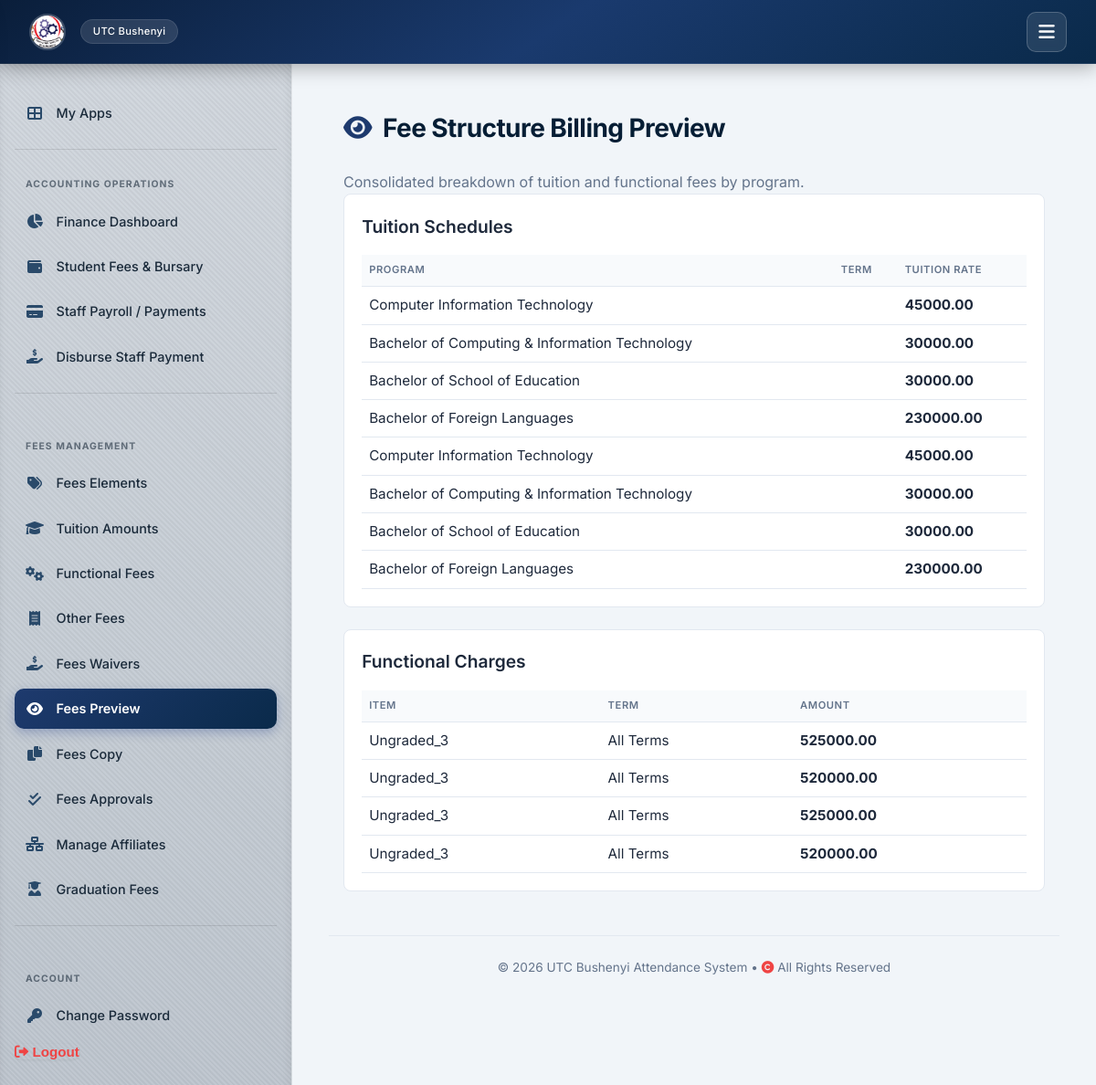
The app's page /fees/preview/ (signed in), older data.
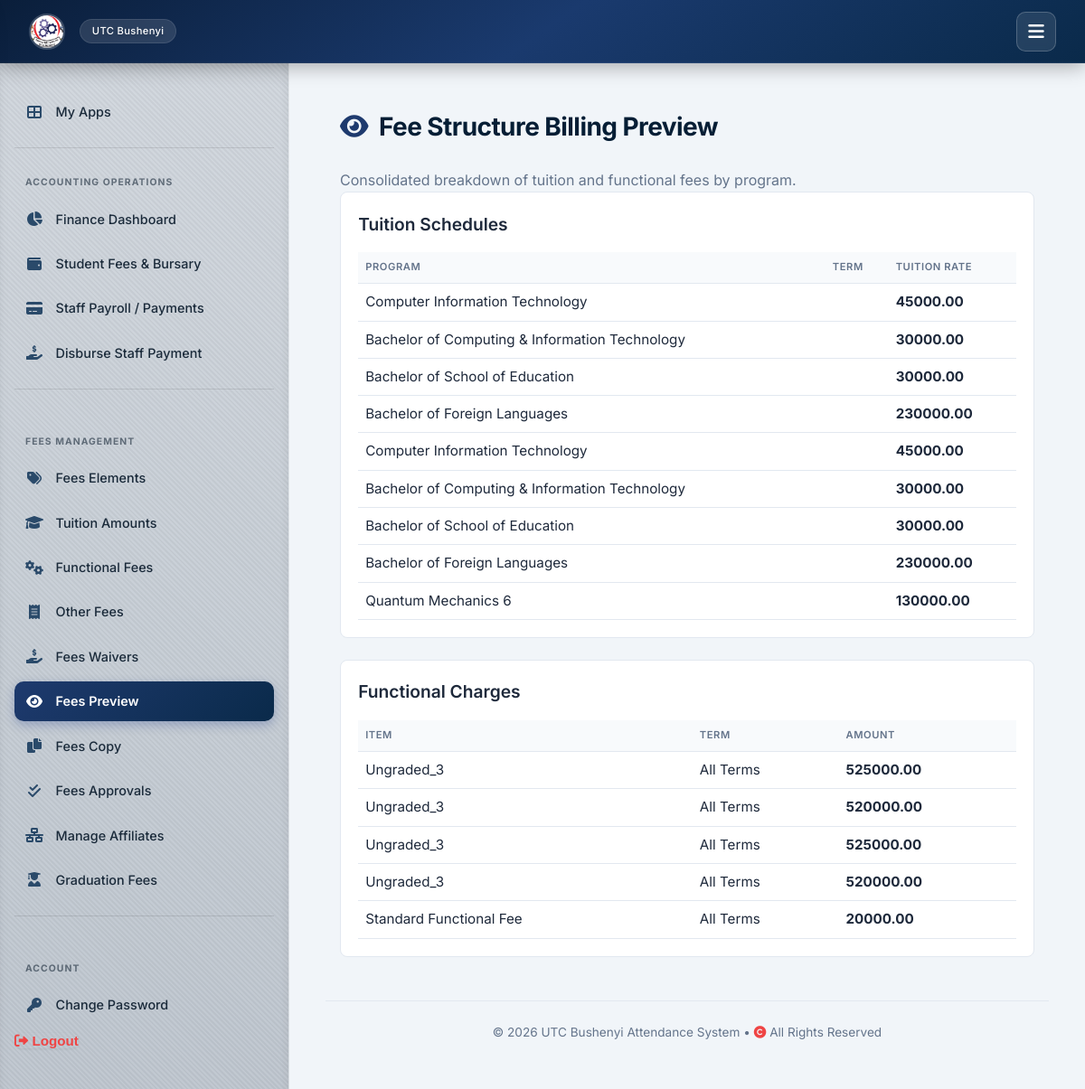
The same page, newer data.
### attendance/models.py (models this page shows, shortened)
class TuitionAmount(models.Model):
    course = models.ForeignKey(Course, on_delete=models.CASCADE, related_name='tuition_amounts')
    term = models.ForeignKey(AcademicTerm, on_delete=models.CASCADE, related_name='tuition_amounts')
    fee_element = models.ForeignKey(FeeElement, on_delete=models.CASCADE, related_name='tuition_amounts', null=True, blank=True)
    amount = models.DecimalField(max_digits=12, decimal_places=2, default=Decimal('0.00'))
    is_approved = models.BooleanField(default=False)
    class Meta:
        unique_together = ('course', 'term', 'fee_element')

class Course(models.Model):
    APPROVAL_STATUS_CHOICES = [
        ('PENDING', 'Pending'),
        ('APPROVED', 'Approved'),
        ('REJECTED', 'Rejected'),
    ]
    STUDY_LEVEL_CHOICES = [
        ('CERTIFICATE', 'Certificate'),
        ('DIPLOMA', 'Diploma'),
        ('HIGHER DIPLOMA', 'Higher Diploma'),
        ('DEGREE', 'Degree'),
    ]
    code = models.CharField(max_length=20, primary_key=True, help_text="Maps to 'programme_code'.")
    name = models.CharField(max_length=255, help_text="Maps to 'programme_title'.")
    department = models.ForeignKey(Department, on_delete=models.SET_NULL, null=True, blank=True, related_name='courses')
    is_modular = models.BooleanField(
        default=False,
        help_text="Maps to 'is_modular' - whether the programme can be taken/enrolled module-by-module rather than as a full programme."
    )
    create_approval_status = models.CharField(
        max_length=20, choices=APPROVAL_STATUS_CHOICES, default='PENDING',
        help_text="Maps to 'create_approval_status' - approval state of this programme record in the source system."
    )
    duration_measure = models.CharField(
        max_length=20, default='YEAR', blank=True, null=True,
        help_text="Maps to 'duration_measure', e.g. YEAR. The unit that ProgrammeSetting.duration_years is counted in."
    )
    duration_measure_source_id = models.CharField(
        max_length=20, blank=True, null=True,
        help_text="Maps to 'duration_measure_id' - the source system's internal lookup id for duration_measure."
    )
    duration_measure_label = models.CharField(
        max_length=50, blank=True, null=True,
        help_text="Maps to 'duration_measure_label'. Always blank in the ALL_Programmes export seen so far, kept for forward compatibility."
    )
    study_level = models.CharField(
        max_length=30, choices=STUDY_LEVEL_CHOICES, blank=True, null=True,
        help_text="Maps to 'study_level', e.g. DIPLOMA, HIGHER DIPLOMA, CERTIFICATE."
    )
    study_level_source_id = models.CharField(
        max_length=20, blank=True, null=True,
        help_text="Maps to 'programme_study_level_id' - the source system's internal lookup id for study_level."
    )
    study_level_label = models.CharField(
        max_length=50, blank=True, null=True,
        help_text="Maps to 'study_level_label'. Always blank in the ALL_Programmes export seen so far, kept for forward compatibility."
    )
    award = models.CharField(
        max_length=100, blank=True, null=True,
        help_text="Maps to 'award' - the qualification awarded on completion. Mirrors study_level in the exports seen so far, but modelled separately since the source treats them as distinct fields."
    )
    award_label = models.CharField(
        max_length=100, blank=True, null=True,
        help_text="Maps to 'award_label'. Always blank in the ALL_Programmes export seen so far, kept for forward compatibility."
    )
    version_title = models.CharField(
        max_length=100, blank=True, null=True,
        help_text="Maps to 'version_title' - curriculum version label from the source system, when set."
    )

class FunctionalFee(models.Model):
    element = models.ForeignKey(FeeElement, on_delete=models.CASCADE, limit_choices_to={'fee_type': 'FUNCTIONAL'})
    course = models.ForeignKey(Course, on_delete=models.CASCADE, null=True, blank=True, help_text="Leave blank if standard for all programs")
    term = models.ForeignKey(AcademicTerm, on_delete=models.CASCADE, related_name='functional_fees')
    amount = models.DecimalField(max_digits=12, decimal_places=2, default=Decimal('0.00'))
    is_mandatory = models.BooleanField(default=True)

class FeeElement(models.Model):
    ELEMENT_TYPES = [
        ('TUITION', 'Tuition Fee'),
        ('FUNCTIONAL', 'Functional Fee'),
        ('OTHER', 'Other / Sundry Fee'),
        ('GRADUATION', 'Graduation Fee'),
    ]
    code = models.CharField(max_length=30, unique=True)
    name = models.CharField(max_length=255)
    fee_type = models.CharField(max_length=20, choices=ELEMENT_TYPES, default='FUNCTIONAL')
    description = models.TextField(blank=True, null=True)
    is_active = models.BooleanField(default=True)

### attendance/views_admin.py (the view)
# urls.py: path('fees/preview/', views_admin.fees_preview, name='fees_preview'),
@login_required
def fees_preview(request):
    tuitions = TuitionAmount.objects.select_related('course', 'term').all()
    functionals = FunctionalFee.objects.select_related('element', 'term').all()
    return render(request, 'attendance/fees_preview.html', {'tuitions': tuitions, 'functionals': functionals, 'active_tab': 'preview'})

### attendance/context_processors.py (called while the page is built)
def institution_info(request):
    return {'institution': Institution.objects.first()}

### templates/attendance/fees_preview.html
{% extends 'attendance/base.html' %}
{% block content %}
{% block sidebar %}
{% include "attendance/sidebar.html" %}
{% endblock %}
<div style="display: flex; gap: 1.5rem;">
    <div style="flex: 1; padding: 1rem;">
        <h2><i class="fas fa-eye"></i> Fee Structure Billing Preview</h2>
        <p style="color: var(--text-muted);">Consolidated breakdown of tuition and functional fees by program.</p>
        <div style="margin-bottom: 1.5rem; background: #ffffff; padding: 1.2rem; border-radius: 8px; border: 1px solid var(--border);">
            <h3>Tuition Schedules</h3>
            <table style="width: 100%; border-collapse: collapse; margin-top: 0.5rem;">
                <thead>
                    <tr style="background: #f1f5f9; text-align: left;">
                        <th style="padding: 8px;">Program</th>
                        <th style="padding: 8px;">Term</th>
                        <th style="padding: 8px;">Tuition Rate</th>
                    </tr>
                </thead>
                <tbody>
                    {% for t in tuitions %}
                    <tr style="border-bottom: 1px solid #e2e8f0;">
                        <td style="padding: 8px;">{{ t.course.name }}</td>
                        <td style="padding: 8px;">{{ t.term.name }}</td>
                        <td style="padding: 8px; font-weight: bold;">{{ t.amount }}</td>
                    </tr>
                    {% endfor %}
                </tbody>
            </table>
        </div>
        <div style="background: #ffffff; padding: 1.2rem; border-radius: 8px; border: 1px solid var(--border);">
            <h3>Functional Charges</h3>
            <table style="width: 100%; border-collapse: collapse; margin-top: 0.5rem;">
                <thead>
                    <tr style="background: #f1f5f9; text-align: left;">
                        <th style="padding: 8px;">Item</th>
                        <th style="padding: 8px;">Term</th>
                        <th style="padding: 8px;">Amount</th>
                    </tr>
                </thead>
                <tbody>
                    {% for f in functionals %}
                    <tr style="border-bottom: 1px solid #e2e8f0;">
                        <td style="padding: 8px;">{{ f.element.name }}</td>
                        <td style="padding: 8px;">{{ f.term.name|default:"All Terms" }}</td>
                        <td style="padding: 8px; font-weight: bold;">{{ f.amount }}</td>
                    </tr>
                    {% endfor %}
                </tbody>
            </table>
        </div>
    </div>
</div>
{% endblock %}

Row changes from the older to the newer data that the page shows:
added TuitionAmount: course.name "Quantum Mechanics 6", amount "130000.00"
added FunctionalFee: element.name "Standard Functional Fee", term.name "All Terms", amount "20000.00"
